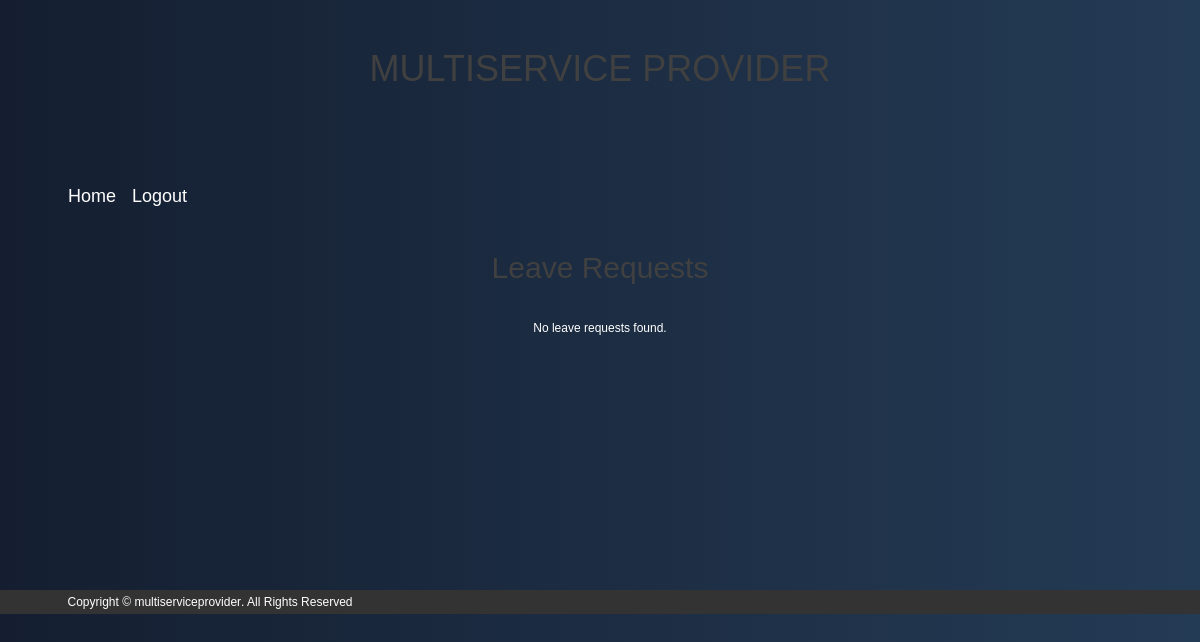
The app's page /leave_requests/21/ (signed in), older data.
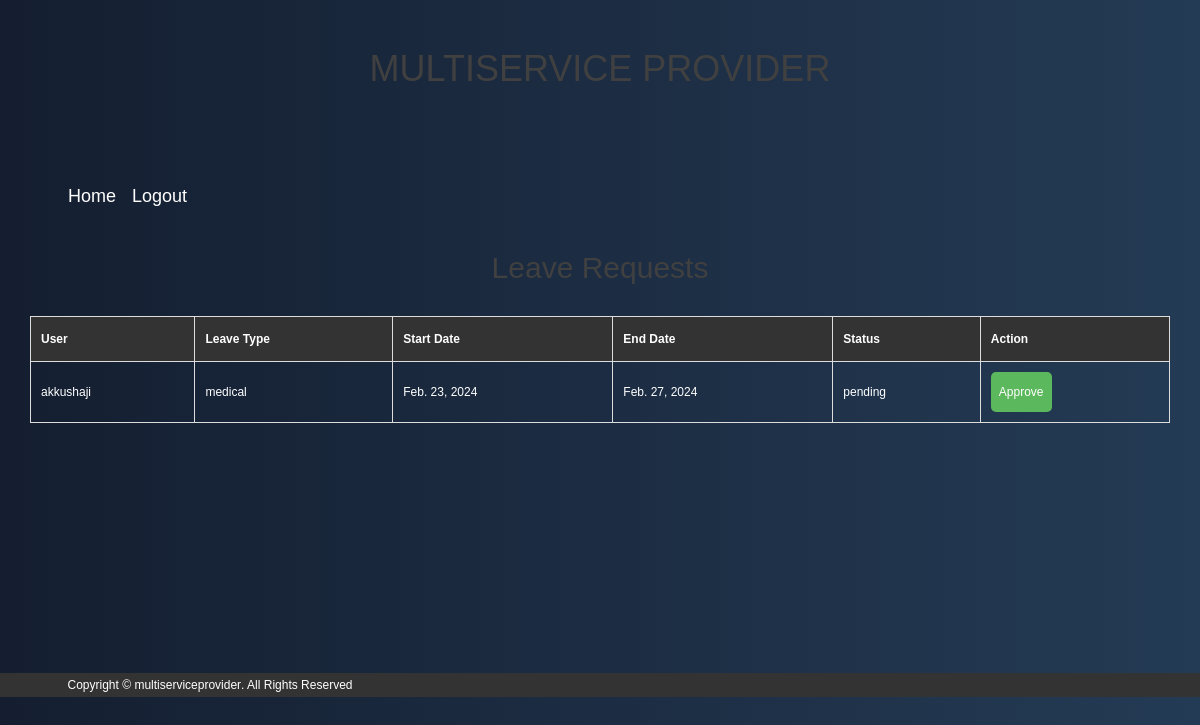
The same page, newer data.
### app1/models.py (models this page shows)
class WorkerLeaveapplication(models.Model):
    leaveid = models.AutoField(primary_key=True)
    user = models.ForeignKey(MyUser, on_delete=models.CASCADE, related_name='worker_leave')
    LEAVE_TYPES = (
        ('medical', 'Medical'),
        ('family_emergency', 'FamilyEmergency'),
        ('other', 'Other'),
    )
    leavetype = models.CharField(max_length=20, choices=LEAVE_TYPES)
    start_date = models.DateField()
    end_date = models.DateField()
    status = models.CharField(max_length=20, default='pending')

class MyUser(AbstractUser):
    email = models.EmailField(unique=True)
    password = models.CharField(max_length=128, default="")
    role = models.CharField(max_length=15, default='client')
    userid = models.AutoField(primary_key=True)

### app1/views.py (the view)
# urls.py: path('leave_requests/<int:provider_id>/', leave_requests, name='leave_requests'),
@login_required
def leave_requests(request, provider_id):
    try:
        branch_manager = BranchManager.objects.get(user=provider_id)
        branch_manager_assignment = BranchManagerAssignment.objects.get(manager=branch_manager)
        branch = branch_manager_assignment.branch
        workers_in_branch = Worker.objects.filter(branchid=branch)
        leave_requests = WorkerLeaveapplication.objects.filter(user__in=workers_in_branch.values('user'), status='pending')
        context = {
            'leave_requests': leave_requests,
            'provider_id': provider_id,
        }
        return render(request, 'leave_requests.html', context)
    except (BranchManager.DoesNotExist, BranchManagerAssignment.DoesNotExist):
        return render(request, 'managerpage')
    except BranchManagerAssignment.DoesNotExist:
        return redirect('managerpage')
    except Branch.DoesNotExist:
        return redirect('managerpage')

### app1/templates/leave_requests.html (shortened to what this page needs)
{% load static %}
<!DOCTYPE html>
<html lang="en">
<head>
    <link rel="stylesheet" href="{% static 'userassets/css/bootstrap.min.css' %}">
    <link rel="stylesheet" href="{% static 'userassets/css/font-awesome.min.css' %}">
    <link rel="stylesheet" href="{% static 'userassets/css/style.css' %}">
</head>
<body>
<header class="header-area header-sticky">
    <div class="header-container">
        <div class="row">
            <div class="col-lg-12">
                <div class="logo text-center">
                    <h1><a href="providerpage" class="logo-text">MULTISERVICE <span class="provider-text">PROVIDER</span></a></h1>
                </div>
            </div>
            <div class="col-lg-12">
                <nav class="navbar navbar-expand-lg navbar-dark">
                    <div class="collapse navbar-collapse" id="navbarNav">
                        <ul class="navbar-nav ml-auto">
                            <li class="nav-item">
                                <a class="nav-link" href="providerpage">Home</a>
                            </li>
                            <li class="nav-item">
                                <a class="nav-link" href="{% url 'provider_logout' %}">Logout</a>
                            </li>
                        </ul>
                    </div>
                </nav>
            </div>
        </div>
    </div>
</header>
    <div class="container">
        <h2>Leave Requests</h2>
        {% if leave_requests %}
            <table>
                <thead>
                    <tr>
                        <th>User</th>
                        <th>Leave Type</th>
                        <th>Start Date</th>
                        <th>End Date</th>
                        <th>Status</th>
                        <th>Action</th>
                    </tr>
                </thead>
                <tbody>
                    {% for leave_request in leave_requests %}
                        <tr>
                            <td>{{ leave_request.user.username }}</td>
                            <td>{{ leave_request.leavetype }}</td>
                            <td>{{ leave_request.start_date }}</td>
                            <td>{{ leave_request.end_date }}</td>
                            <td>{{ leave_request.status }}</td>
                            <td>
                                {% if leave_request.status == 'pending' %}
                                    <form method="post" action="{% url 'approve_leave' leave_request.leaveid %}">
                                        <button type="submit">Approve</button>
                                    </form>
                                {% else %}
                                    N/A
                                {% endif %}
                            </td>
                        </tr>
                    {% endfor %}
                </tbody>
            </table>
        {% else %}
            <p>No leave requests found.</p>
        {% endif %}
    </div>
    <footer class="footer-widget-area">
        <div class="container">
            <div class="row">
                <div class="col-lg-4 col-md-2">
                    <div class="footer-text-bottom">
                        <p>Copyright &copy; <a href="#">multiserviceprovider</a>. All Rights Reserved</p>
                    </div>
                </div>
            </div>
        </div>
    </footer>
</body>
</html>

Row changes from the older to the newer data that the page shows:
added WorkerLeaveapplication: user.username "akkushaji", leavetype "medical", start_date "Feb. 23, 2024", end_date "Feb. 27, 2024", status "pending", shows "Approve"
Text that changed along with them:
text no longer shown: "No leave requests found."
text now shown: "User Leave Type Start Date End Date Status Action"
